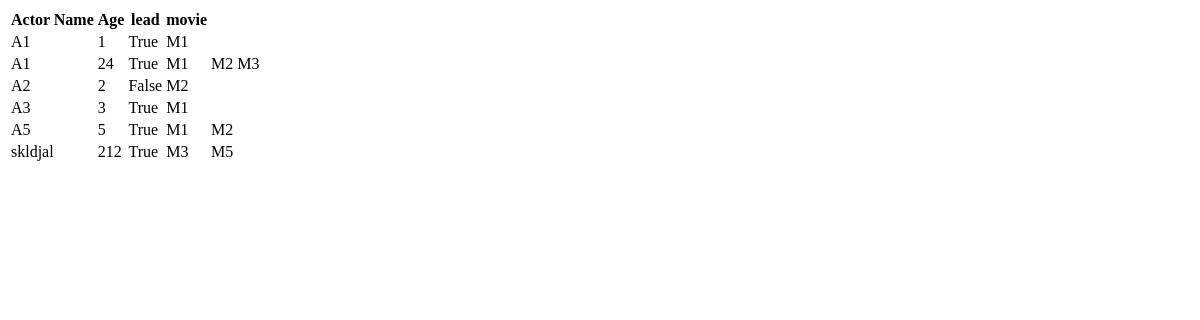
The page /showa on the database as committed earlier.
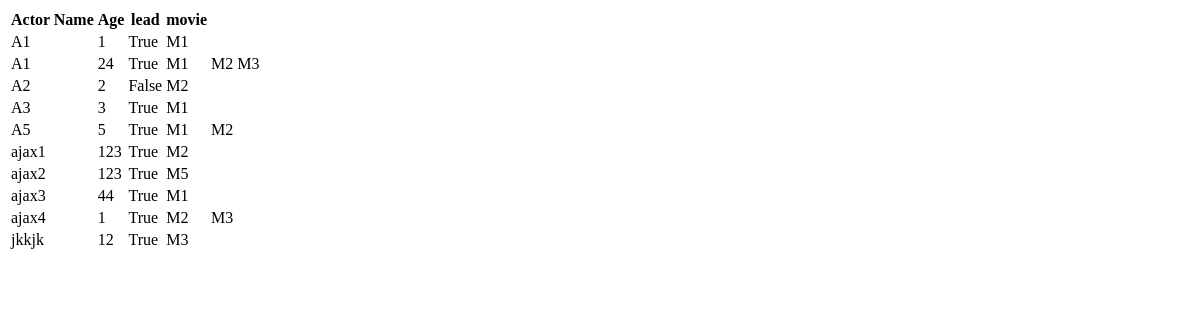
The same page on the database as committed later.
### app/models.py (models this page shows, shortened)
class Actor(models.Model):
    actor_name = models.CharField(max_length=30,default=None)
    age = models.IntegerField(default=0,blank=True)
    lead = models.BooleanField(default=True,blank=True)
    movie = models.ManyToManyField(Movie)
    class Meta:
        ordering = ['actor_name']

class Movie(models.Model):
    movie_name = models.CharField(max_length=50,default=None)
    rating = models.IntegerField(default=0)
    cast = models.IntegerField(default=1,blank=True)
    genre = models.CharField(max_length=20,default='raw',blank=True)
    release_data = models.DateTimeField(default=datetime.now(),blank=True)
    class Meta:
        ordering = ['movie_name']
    def __str__(self):
        return self. movie_name

### app/views.py (the view)
# urls.py: path('showa',views.showa),
def showa(request):
    actors = Actor.objects.all()
    return render(request,"show.html",{'actors':actors})

### app/templates/show.html (shortened to what this page needs)
<!DOCTYPE html>
<html lang="en">
<head>
</head>
<body>
{% if movies %}
<table class="table table-striped table-bordered table-sm">
    <thead class="thead-dark">
    <tr>
        <th>Movie Name</th>
        <th>rating</th>
        <th> cast</th>
        <th> genre</th>
        <th> release date </th>
    </tr>
    </thead>
    <tbody>
{% for movie in movies %}
    <tr>
        <td>{{ movie.movie_name }}</td>
        <td>{{ movie.rating }}</td>
        <td>{{ movie.cast }}</td>
        <td>{{ movie.genre }}</td>
        <td>{{ movie.release_data }}</td>
    </tr>
{% endfor %}
    </tbody>
</table>
{% else %}
<table class="table table-striped table-bordered table-sm">
    <thead class="thead-dark">
    <tr>
        <th>Actor Name</th>
        <th>Age</th>
        <th>lead</th>
        <th>movie</th>
    </tr>
    </thead>
    <tbody>
{% for actor in actors %}
    <tr>
        <td>{{ actor.actor_name }}</td>
        <td>{{ actor.age }}</td>
        <td>{{ actor.lead }}</td>
            {% for m in actor.movie.all %}
            <td>{{m}}</td>
            {% endfor %}
    </tr>
{% endfor %}
    </tbody>
</table>
{% endif %}
<br>
<br>
</body>
</html>

Rows that differ between the two databases and show on the page:
removed Actor: actor_name "skldjal", age "212", lead "True", Movie (movie_name "M3"), Movie (movie_name "M5")
added Actor: actor_name "ajax1", age "123", lead "True", Movie (movie_name "M2")
added Actor: actor_name "ajax2", age "123", lead "True", Movie (movie_name "M5")
added Actor: actor_name "ajax3", age "44", lead "True", Movie (movie_name "M1")
added Actor: actor_name "ajax4", age "1", lead "True", Movie (movie_name "M2"), Movie (movie_name "M3")
added Actor: actor_name "jkkjk", age "12", lead "True", Movie (movie_name "M3")
